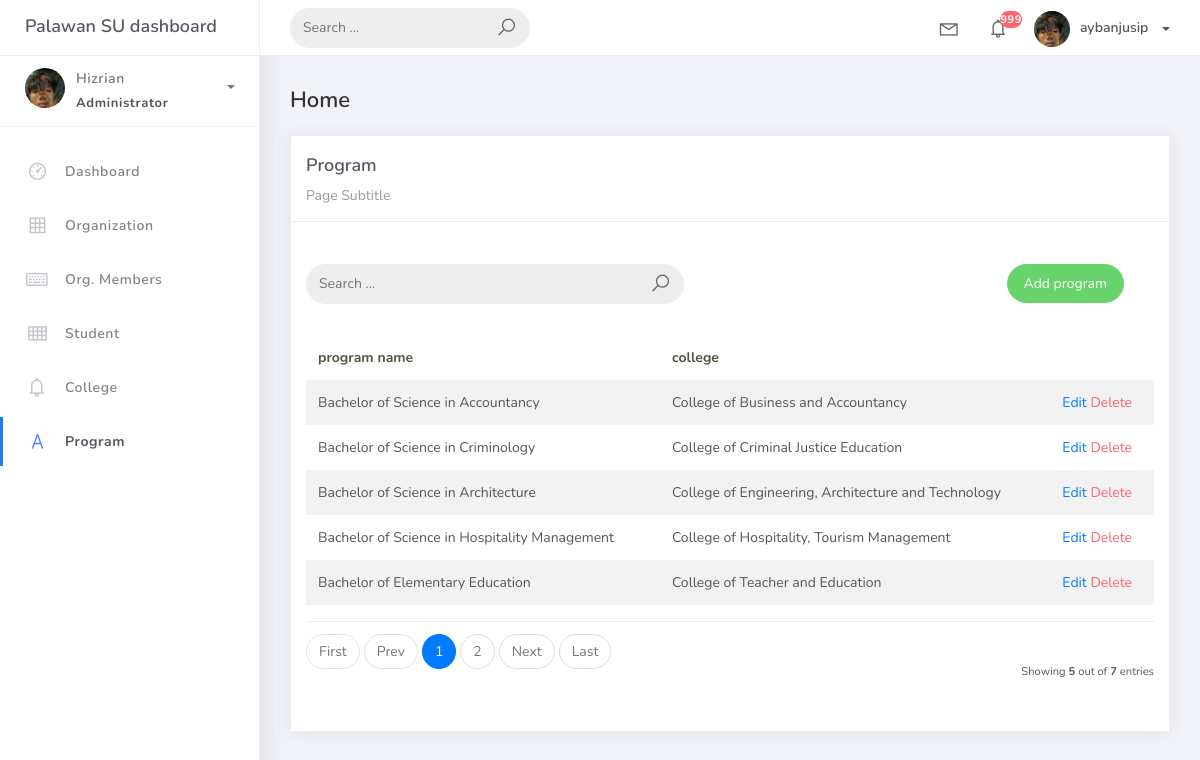
/program, run on an earlier commit of the app's database.
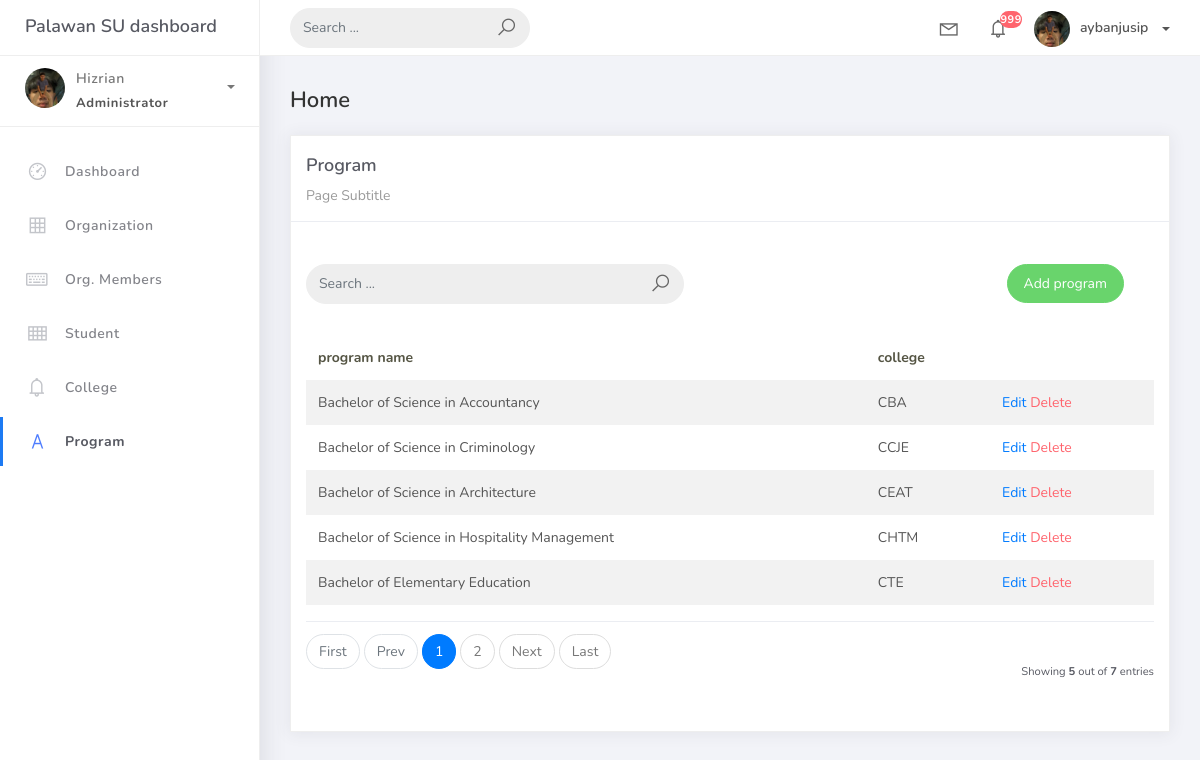
And on a later commit of the database.
### studentorg/models.py (models this page shows, shortened)
class BaseModel(models.Model):
    created_at = models.DateTimeField(auto_now_add=True, db_index=True)
    updated_at = models.DateTimeField(auto_now=True)
    class Meta:
        abstract = True

class Program(BaseModel):
    prog_name = models.CharField(max_length=150)
    college = models.ForeignKey(College, on_delete=models.CASCADE)

class College(BaseModel):
    college_name = models.CharField(max_length=150)
    def __str__(self):
        return self.college_name

### studentorg/views.py (the view)
# urls.py: path('program', program.as_view(), name='program-list'),
class program(ListView):
    model = Program
    context_object_name = 'program'
    template_name = 'program.html'
    paginate_by = 5

### templates/program.html (shortened to what this page needs)
{% extends 'base.html' %}
{% load static %}
{% block content %}
<div class="content">
  <div class="container-fluid">
    <h4 class="page-title">Home</h4>
    <div class="row">
      <div class="col-md-12">
        <div class="card">
          <div class="card-header">
            <div class="card-title">Program</div>
            <div class="card-category">Page Subtitle</div>
          </div>
          <br/>
          <div class="col-md-12 row">
            <div class="col-md-6">
                <br/>
              <form class="navbar-left navbar-form nav-search mr-md-3" action="{% url 'college-list' %}">
                <div class="input-group">
                  <input type="text" placeholder="Search ..." class="form-control" name="q" />
                  <div class="input-group-append">
                    <span class="input-group-text">
                      <i class="la la-search search-icon"></i>
                    </span>
                  </div>
                </div>
              </form>
            </div>
            <div class="col-md-6">
              <div class="pull-right">
                <br/>
                <a href="{% url 'program-add' %}" class="btn btn-success btn-rounded">Add program</a>
              </div>
            </div>
          </div>
          <div class="card-body">
            <table class="table table-striped mt-3">
              <thead>
                <tr>
                  <th scope="col">program name</th>
                  <th scope="col">college</th>
                </tr>
              </thead>
              <tbody>
                {% for object in object_list %}
                <tr>
                  <td>{{ object.prog_name }}</td>
                  <td>{{ object.college }}</td>
                  <td>
                    <a href="program/{{ object.id }}">Edit</a>
                    <a href="program/{{ object.id }}/delete" class="text-danger">Delete</a>
                </td>
              </tr>
              {% empty %}
                </tr>
                {% endfor %}
              </tbody>
            </table>
            {% include 'includes/pagination.html' %}
          </div>
        </div>
      </div>
    </div>
  </div>
</div>
{% endblock %}

What changed in the data, as far as the page shows it:
changed through a linked row, Program "Bachelor of Science in Accountancy": college "College of Business and Accountancy" → "CBA"
changed through a linked row, Program "Bachelor of Science in Criminology": college "College of Criminal Justice Education" → "CCJE"
changed through a linked row, Program "Bachelor of Science in Architecture": college "College of Engineering, Architecture and Technology" → "CEAT"
changed through a linked row, Program "Bachelor of Science in Hospitality Management": college "College of Hospitality, Tourism Management" → "CHTM"
changed through a linked row, Program "Bachelor of Elementary Education": college "College of Teacher and Education" → "CTE"
